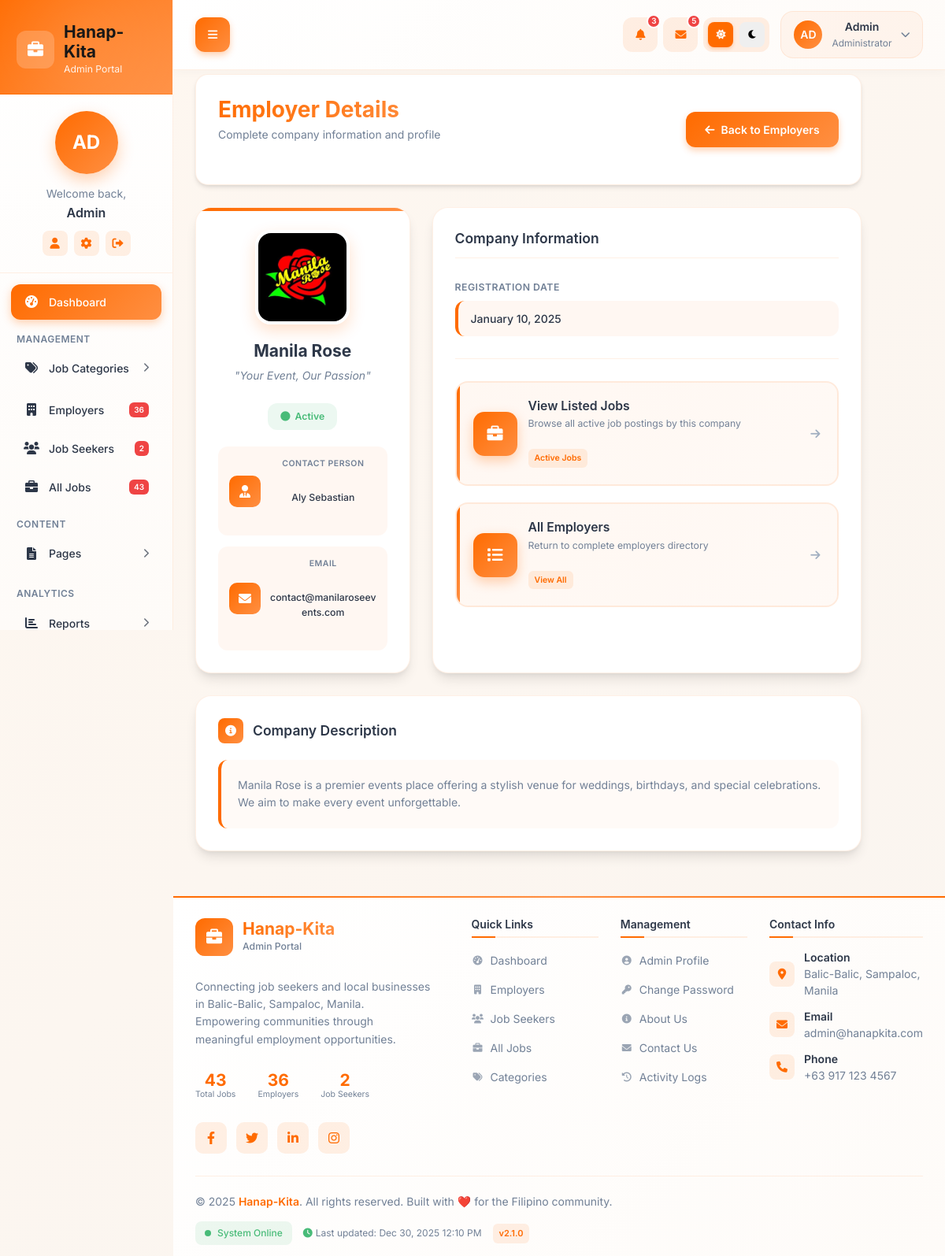
The app's page /hanapkita/admin/view-employer-details.php?viewid=40 (signed in) with its own data.
### tables this page shows
CREATE TABLE `tblemployers` (
  `id` int(11) NOT NULL,
  `ConcernPerson` varchar(150) DEFAULT NULL,
  `EmpEmail` varchar(250) DEFAULT NULL,
  `EmpPassword` varchar(250) DEFAULT NULL,
  `CompnayName` varchar(255) DEFAULT NULL,
  `CompanyTagline` mediumtext DEFAULT NULL,
  `CompnayDescription` mediumtext DEFAULT NULL,
  `CompanyUrl` varchar(255) DEFAULT NULL,
  `CompnayLogo` varchar(200) DEFAULT NULL,
  `noOfEmployee` char(10) DEFAULT NULL,
  `industry` varchar(255) DEFAULT NULL,
  `typeBusinessEntity` varchar(255) DEFAULT NULL,
  `lcation` varchar(255) DEFAULT NULL,
  `establishedIn` char(200) DEFAULT NULL,
  `RegDtae` timestamp NULL DEFAULT current_timestamp(),
  `LastUpdationDate` timestamp NOT NULL DEFAULT current_timestamp() ON UPDATE current_timestamp(),
  `Is_Active` int(1) DEFAULT NULL
);

### hanapkita/admin/view-employer-details.php (the view, shortened to what this page needs)
<?php
include('includes/dbconnection.php');
if (strlen($_SESSION['jpaid']==0)) {
  header('location:logout.php');
  } else{
?>
<!doctype html>
<html lang="en" class="no-focus">
<head>
    <link rel="stylesheet" id="css-main" href="assets/css/codebase.min.css">
    <link rel="stylesheet" href="https://cdnjs.cloudflare.com/ajax/libs/font-awesome/6.0.0/css/all.min.css">
</head>
<body>
    <div id="page-container" class="sidebar-o sidebar-inverse side-scroll page-header-fixed main-content-narrow">
        <?php include_once('includes/sidebar.php');?>
        <?php include_once('includes/header.php');?>
        <main id="main-container">
            <div class="content main-content">
                <div class="page-header">
                    <div>
                        <h1 class="page-title">Employer Details</h1>
                        <p class="page-subtitle">Complete company information and profile</p>
                    </div>
                    <a href="employer-list.php" class="back-btn">
                        <i class="fas fa-arrow-left"></i>
                        Back to Employers
                    </a>
                </div>
                <?php
                $vid=$_GET['viewid'];
                $sql="SELECT * from tblemployers where id=:vid";
                $query = $dbh -> prepare($sql);
                $query-> bindParam(':vid', $vid, PDO::PARAM_STR);
                $query->execute();
                $results=$query->fetchAll(PDO::FETCH_OBJ);
                $cnt=1;
                if($query->rowCount() > 0)
                {
                foreach($results as $row)
                {               ?>
                <div class="employer-container">
                    <div class="company-profile-card">
                        <img src="../employers/employerslogo/<?php echo $row->CompnayLogo;?>"
                             alt="<?php echo htmlentities($row->CompnayName);?>"
                             class="company-logo"
                             onerror="this.src='assets/img/default-company.png'">
                        <h2 class="company-name"><?php echo htmlentities($row->CompnayName);?></h2>
                        <?php if(!empty($row->CompanyTagline)): ?>
                        <p class="company-tagline">"<?php echo htmlentities($row->CompanyTagline);?>"</p>
                        <?php endif; ?>
                        <div class="status-badge <?php echo ($row->Is_Active == '1') ? 'status-active' : 'status-inactive'; ?>">
                            <i class="fas fa-circle"></i>
                            <?php echo ($row->Is_Active == '1') ? 'Active' : 'Inactive'; ?>
                        </div>
                        <div class="contact-info">
                            <div class="contact-item">
                                <div class="contact-icon">
                                    <i class="fas fa-user-tie"></i>
                                </div>
                                <div class="contact-details">
                                    <p class="contact-label">Contact Person</p>
                                    <p class="contact-value"><?php echo htmlentities($row->ConcernPerson);?></p>
                                </div>
                            </div>
                            <div class="contact-item">
                                <div class="contact-icon">
                                    <i class="fas fa-envelope"></i>
                                </div>
                                <div class="contact-details">
                                    <p class="contact-label">Email</p>
                                    <p class="contact-value"><?php echo htmlentities($row->EmpEmail);?></p>
                                </div>
                            </div>
                        </div>
                    </div>
                    <div class="company-details-card">
                        <div class="details-header">
                            <h3 class="details-title">Company Information</h3>
                        </div>
                        <div class="info-grid">
                            <div class="info-item">
                                <span class="info-label">Registration Date</span>
                                <div class="info-value"><?php echo date('F j, Y', strtotime($row->RegDtae));?></div>
                            </div>
                        </div>
                        <div class="actions-section">
                            <div class="action-cards">
                                <a href="listed-jobs.php?compid=<?php echo htmlentities($row->id);?>&&cname=<?php echo htmlentities($row->CompnayName);?>"
                                   class="action-card" target="_blank">
                                    <div class="action-icon">
                                        <i class="fas fa-briefcase"></i>
                                    </div>
                                    <div class="action-content">
                                        <h4 class="action-title">View Listed Jobs</h4>
                                        <p class="action-description">Browse all active job postings by this company</p>
                                        <div class="action-meta">
                                            <span class="action-badge">Active Jobs</span>
                                        </div>
                                    </div>
                                    <div class="action-arrow">
                                        <i class="fas fa-arrow-right"></i>
                                    </div>
                                </a>
                                <a href="employer-list.php" class="action-card">
                                    <div class="action-icon">
                                        <i class="fas fa-list"></i>
                                    </div>
                                    <div class="action-content">
                                        <h4 class="action-title">All Employers</h4>
                                        <p class="action-description">Return to complete employers directory</p>
                                        <div class="action-meta">
                                            <span class="action-badge">View All</span>
                                        </div>
                                    </div>
                                    <div class="action-arrow">
                                        <i class="fas fa-arrow-right"></i>
                                    </div>
                                </a>
                            </div>
                        </div>
                    </div>
                </div>
                <?php if(!empty($row->CompnayDescription)): ?>
                <div class="description-section">
                    <h3 class="section-title">
                        <div class="section-icon">
                            <i class="fas fa-info-circle"></i>
                        </div>
                        Company Description
                    </h3>
                    <div class="description-content">
                        <?php echo $row->CompnayDescription;?>
                    </div>
                </div>
                <?php endif; ?>
                <?php $cnt=$cnt+1;}} ?>
            </div>
        </main>
        <?php include_once('includes/footer.php');?>
</body>
</html>
<?php }  ?>

### hanapkita/admin/includes/sidebar.php (shortened to what this page needs)
<nav id="sidebar" class="modern-sidebar">
    <div class="sidebar-header">
        <div class="sidebar-logo">
            <div class="logo-icon">
                <i class="fas fa-briefcase"></i>
            </div>
            <div class="logo-text">
                <h1 class="logo-title">Hanap-Kita</h1>
                <p class="logo-subtitle">Admin Portal</p>
            </div>
        </div>
    </div>
    <div class="sidebar-user">
        <?php
        $aid=$_SESSION['jpaid'];
        $sql="SELECT AdminName from tbladmin where ID=:aid";
        $query = $dbh -> prepare($sql);
        $query->bindParam(':aid',$aid,PDO::PARAM_STR);
        $query->execute();
        $results=$query->fetchAll(PDO::FETCH_OBJ);
        $cnt=1;
        if($query->rowCount() > 0)
        {
        foreach($results as $row)
        {               ?>
        <a href="admin-profile.php" class="user-avatar-large">
            <?php echo strtoupper(substr($row->AdminName, 0, 2)); ?>
        </a>
        <p class="user-welcome">Welcome back,</p>
        <h3 class="user-name-large"><?php echo $row->AdminName; ?></h3>
        <?php $cnt=$cnt+1;}} ?>
        <div class="user-actions">
            <button class="user-action-btn" title="Profile" onclick="location.href='admin-profile.php'">
                <i class="fas fa-user"></i>
            </button>
            <button class="user-action-btn" title="Settings" onclick="location.href='change-password.php'">
                <i class="fas fa-cog"></i>
            </button>
            <button class="user-action-btn" title="Logout" onclick="location.href='logout.php'">
                <i class="fas fa-sign-out-alt"></i>
            </button>
        </div>
    </div>
    <div class="sidebar-nav">
        <ul class="nav-menu">
            <li class="nav-item">
                <a href="dashboard.php" class="nav-link active">
                    <span class="nav-icon"><i class="fas fa-tachometer-alt"></i></span>
                    <span class="nav-text">Dashboard</span>
                </a>
            </li>
        </ul>
        <h6 class="nav-section-title">Management</h6>
        <ul class="nav-menu">
            <li class="nav-item">
                <a href="#" class="nav-link" onclick="toggleSubmenu(this)">
                    <span class="nav-icon"><i class="fas fa-tags"></i></span>
                    <span class="nav-text">Job Categories</span>
                    <span class="nav-arrow"><i class="fas fa-chevron-right"></i></span>
                </a>
            </li>
            <li class="nav-item">
                <a href="employer-list.php" class="nav-link">
                    <span class="nav-icon"><i class="fas fa-building"></i></span>
                    <span class="nav-text">Employers</span>
                    <span class="nav-badge">
                        <?php
                        $sql2 ="SELECT id from tblemployers";
                        $query2 = $dbh -> prepare($sql2);
                        $query2->execute();
                        echo $query2->rowCount();
                        ?>
                    </span>
                </a>
            </li>
            <li class="nav-item">
                <a href="reg-jobseekers.php" class="nav-link">
                    <span class="nav-icon"><i class="fas fa-users"></i></span>
                    <span class="nav-text">Job Seekers</span>
                    <span class="nav-badge">
                        <?php
                        $sql3 ="SELECT id from tbljobseekers";
                        $query3 = $dbh -> prepare($sql3);
                        $query3->execute();
                        echo $query3->rowCount();
                        ?>
                    </span>
                </a>
            </li>
            <li class="nav-item">
                <a href="all-listed-jobs.php" class="nav-link">
                    <span class="nav-icon"><i class="fas fa-briefcase"></i></span>
                    <span class="nav-text">All Jobs</span>
                    <span class="nav-badge">
                        <?php
                        $sql4 ="SELECT jobId from tbljobs";
                        $query4 = $dbh -> prepare($sql4);
                        $query4->execute();
                        echo $query4->rowCount();
                        ?>
                    </span>
                </a>
            </li>
        </ul>
        <h6 class="nav-section-title">Content</h6>
        <ul class="nav-menu">
            <li class="nav-item">
                <a href="#" class="nav-link" onclick="toggleSubmenu(this)">
                    <span class="nav-icon"><i class="fas fa-file-alt"></i></span>
                    <span class="nav-text">Pages</span>
                    <span class="nav-arrow"><i class="fas fa-chevron-right"></i></span>
                </a>
            </li>
        </ul>
        <h6 class="nav-section-title">Analytics</h6>
        <ul class="nav-menu">
            <li class="nav-item">
                <a href="#" class="nav-link" onclick="toggleSubmenu(this)">
                    <span class="nav-icon"><i class="fas fa-chart-bar"></i></span>
                    <span class="nav-text">Reports</span>
                    <span class="nav-arrow"><i class="fas fa-chevron-right"></i></span>
                </a>
            </li>
        </ul>
    </div>
</nav>

### hanapkita/admin/includes/header.php (shortened to what this page needs)
<header id="page-header" class="modern-header">
    <div class="header-content">
        <div class="header-left">
            <button type="button" class="sidebar-toggle" data-toggle="layout" data-action="sidebar_toggle" aria-label="Toggle Sidebar">
                <i class="fas fa-bars"></i>
            </button>
        </div>
        <div class="header-right">
            <div class="header-actions">
                <button type="button" class="action-btn" title="Notifications">
                    <i class="fas fa-bell"></i>
                    <span class="notification-badge">3</span>
                </button>
                <button type="button" class="action-btn" title="Messages">
                    <i class="fas fa-envelope"></i>
                    <span class="notification-badge">5</span>
                </button>
                <div class="theme-toggle">
                    <button type="button" class="theme-option active" data-toggle="theme" data-theme="default" title="Light Theme">
                        <i class="fas fa-sun"></i>
                    </button>
                    <button type="button" class="theme-option" data-toggle="theme" data-theme="dark" title="Dark Theme">
                        <i class="fas fa-moon"></i>
                    </button>
                </div>
            </div>
            <div class="btn-group" role="group">
                <?php
                $aid=$_SESSION['jpaid'];
                $sql="SELECT AdminName from tbladmin where ID=:aid";
                $query = $dbh -> prepare($sql);
                $query->bindParam(':aid',$aid,PDO::PARAM_STR);
                $query->execute();
                $results=$query->fetchAll(PDO::FETCH_OBJ);
                $cnt=1;
                if($query->rowCount() > 0)
                {
                foreach($results as $row)
                {               ?>
                <button type="button" class="user-profile" id="page-header-user-dropdown" data-toggle="dropdown" aria-haspopup="true" aria-expanded="false">
                    <div class="user-avatar">
                        <?php echo strtoupper(substr($row->AdminName, 0, 2)); ?>
                    </div>
                    <div class="user-info">
                        <p class="user-name"><?php echo $row->AdminName; ?></p>
                        <p class="user-role">Administrator</p>
                    </div>
                    <i class="fas fa-chevron-down dropdown-arrow"></i>
                </button>
                <?php $cnt=$cnt+1;}} ?>
            </div>
        </div>
    </div>
</header>

### records on screen
tblemployers: CompnayLogo (picture), CompnayName "Manila Rose", CompanyTagline "Your Event, Our Passion", Is_Active "Active", ConcernPerson "Aly Sebastian", EmpEmail "contact@manilaroseevents.com", RegDtae "January 10, 2025", CompnayDescription "Manila Rose is a premier events place offering a stylish venue for weddings, birthdays, and special celebrations. We aim to make every event unforgettable."

### other values on screen
substr($row->AdminName, 0, 2) "AD"
$row->AdminName "Admin"
$query2->rowCount() "36"
$query3->rowCount() "2"
$query4->rowCount() "43"
$query_total_jobs->rowCount() "43"
$query_total_employers->rowCount() "36"
$query_total_candidates->rowCount() "2"
